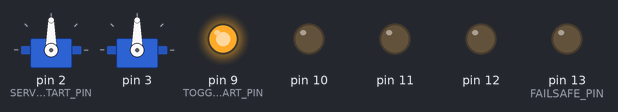
Simulated run of this sketch. Board: Arduino Uno, built with avr-gcc and run on an emulated ATmega328P. Shown: 2 × servo, output pins drawn as LEDs (lit = HIGH).

Above: at 0.01 s.
At 0.81 s:
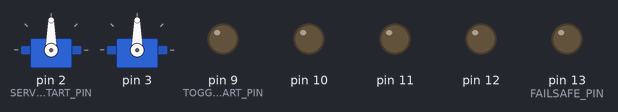
Timing chart, 0 to 2.5 s (numbered marks = the images above):
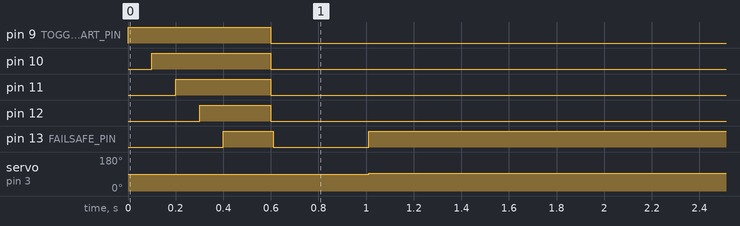

Measured:
- by itself, pin 13 (FAILSAFE_PIN): HIGH → LOW at 0.61 s, → HIGH 0.40 s later
- by itself, servo on pin 3: 90° → 93° at 1.0 s

The sketch:

jfrc_arduino.ino
```cpp
/*
 * Arduino code for JF-RC
 *
 * Reads a 4 byte serial signal and sets servos.
 *
 * Expected Serial protocol:
 *   BYTE | VALUE | NOTE
 *   -----------------------
 *     0  |   2   | Start
 *     1  |'a'-'z'| Address
 *     2  | 0-255 | Value
 *     3  |   3   | End
 *
 * Author: Fredrik Peteri, fredrik@peteri.se
 */

#include <Servo.h>

// Configuration
const int SERVO_START_PIN = 2; //This will correspond to the address 'a'
const int SERVOS = 2;
const int SERVO_MIN_MS = 1000;
const int SERVO_MAX_MS = 2000;
const int SERIAL_BAUD_RATE = 9600;

const int TOGGLES = 5;
const int TOGGLES_START_PIN = 9;

const int FAILSAFE_PIN = 13;
// End of configuration

const uint8_t STX = 2;
const uint8_t ETX = 3;
const int MSG_SIZE = 2;
Servo servo[SERVOS];
byte msg[MSG_SIZE];
unsigned long failsafe_timer;

void setup() {
  for (int i = 0; i < SERVOS; i++) {
    servo[i].attach(SERVO_START_PIN + i);
  }

  for (int i = 0; i < TOGGLES; i++) {
    pinMode(TOGGLES_START_PIN + i, OUTPUT);
    digitalWrite(TOGGLES_START_PIN + i, HIGH);
    delay(100);
  }

  delay(100);

  for (int i = 0; i < TOGGLES; i++) {
    digitalWrite(TOGGLES_START_PIN + i, LOW);
  }

  digitalWrite(FAILSAFE_PIN, HIGH);

  Serial.begin(SERIAL_BAUD_RATE);
}

/*
 * Clears the msg-buffer.
 */
void clearMsg(){
  for(int i = 0; i < MSG_SIZE; i++){
    msg[i] = 0;
  }
}

/*
 * Reads the Serial port untill it finds the start of text (STX)
 */
void waitForMsg(){
  byte temp = Serial.read();

  while(temp != STX){
    temp = Serial.read();
    delay(10);
    checkFailsafe();
  }
}

/*
 * Reads MSG_SIZE amount of bytes from the Serial port and copies
 * them into msg if they are followed by an ETX.
 */
void readMsg(){
  byte temp[MSG_SIZE];
  for(int i = 0; i < MSG_SIZE; i++){
    temp[i] = Serial.read();
  }

  if(Serial.read() == ETX){
    memcpy(msg,temp,MSG_SIZE);
    failsafe_timer = millis();
  }
}

/*
 * Checks if FAILSAFE_TIME amount of time have passed since last read
 * if true, the failsafe will kick in.
 */
void checkFailsafe() {
  unsigned long current_time = millis();
  if (current_time - failsafe_timer > 1000) {
    servo[1].writeMicroseconds(1500);
    digitalWrite(FAILSAFE_PIN, HIGH);
  } else {
    digitalWrite(FAILSAFE_PIN, LOW);
  }
}

/*
 * The program reads from serial and updates servos in an
 * endless loop.
 */
void loop() {
  clearMsg();
  waitForMsg();
  readMsg();
  if (msg[0] < 'a') {
    uint8_t pin = msg[0] - 'A' + TOGGLES_START_PIN;
    if (pin >= TOGGLES_START_PIN && pin <= TOGGLES_START_PIN + TOGGLES) {
      digitalWrite(pin, msg[1] == 1 ? HIGH : LOW);
    }
  } else {
    servo[msg[0] - 'a'].writeMicroseconds(map(msg[1], 0, 255, SERVO_MIN_MS, SERVO_MAX_MS));
  }
}
```
